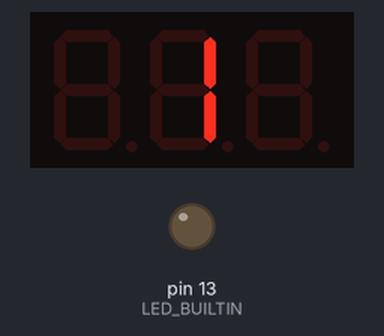
The sketch below on a simulated Arduino Uno, built with avr-gcc and run on an emulated ATmega328P. Shown: 3-digit seven-segment display, output pins drawn as LEDs (lit = HIGH). Wiring (inferred from the names in the program): 3-digit 7-segment display, segments lit when HIGH: segments pin 2, pin 3, pin 4, pin 5, pin 6, pin 7, pin 8, pin 9; digit selects pin 10, pin 11, pin 12. The segment pins are drawn as the display they are named for; pins used as bus, display or sensor lines are not drawn; what the sketch prints to the serial monitor is not drawn.

Above: at 0.1 s.
At 3.8 s:
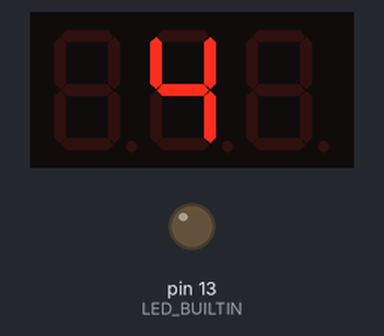
At 8.7 s:
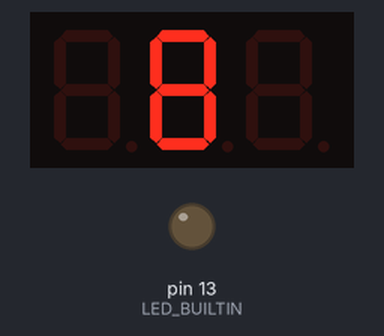
At 18.5 s:
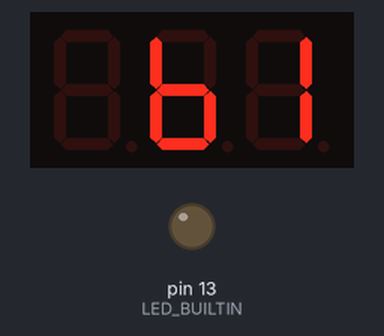
At 28.4 s:
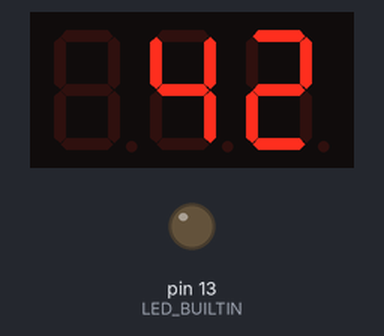
At 38.2 s:
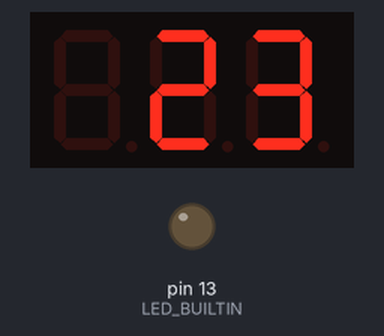

The sketch:

Arduino_Contadorv3.ino
```cpp
/*
Date: jue., 30 de septiembre de 2021 12:22
Project: programa arduino contador v3
By: Mecatronic_IN
*/

#define APAGAR_TODOS 0x44
const int led =13;
int ledState= LOW;
const int SEG_A = 2;
const int SEG_B = 3;
const int SEG_C = 4;
const int SEG_D = 5;
const int SEG_E = 6;
const int SEG_F = 7;
const int SEG_G = 8;
const int SEG_P = 9;
const int DISPLAYU= 10 ;
const int DISPLAYD= 12;
const int DISPLAYC= 11;


void setup() {
  // initialize digital pin LED_BUILTIN as an output.
  pinMode(LED_BUILTIN, OUTPUT);
  pinMode(SEG_A, OUTPUT);
  pinMode(SEG_B, OUTPUT);
  pinMode(SEG_C, OUTPUT);
  pinMode(SEG_D, OUTPUT);
  pinMode(SEG_E, OUTPUT);
  pinMode(SEG_F, OUTPUT);
  pinMode(SEG_G, OUTPUT);
  pinMode(SEG_P, OUTPUT);
   pinMode(DISPLAYU, OUTPUT);
   pinMode(DISPLAYD, OUTPUT);
   pinMode(DISPLAYC, OUTPUT);

  Serial.begin(9600);
}//FIN SETUP------------------------------------------


#define  init 0;
char a[3];
int i=init;
void loop() {
char j;

   if(i++>999)
        i=init;
   convUDC2(i,&a[0]);
   convertZeros(&a[0]);
  Serial.print(a[0]);Serial.print(" ");
  Serial.print(a[1]);Serial.print(" ");
  Serial.print(a[2]);Serial.print(" ");
  Serial.print(i,DEC);Serial.println(" ");

  for(j=0;j<50;j++){
    Encender_display(1,a[0]+'0');delay(8);
    Encender_display(2,a[1]+'0');delay(8);
    Encender_display(3,a[2]+'0');delay(8);}
  display1(APAGAR_TODOS);
  delay(20);


}//FIN LLOOOP-----------------------------------------------

void convertZeros(char *a){
    if(*a=='0'){
         *a=0;
         if(*(a+1)=='0'){
              *(a+1)=0;
              return;}
         else return;}
    else return;

  }//fin  convert Zeros-----------------------------------


int centena(int n,int x,char *a){
   if(x==0){
       *a='0';
       return 0;}
   if(n>(x*100-1)){
       *a=x+'0';
       return (x*100);}
   else{centena(n,x-1,a);}
}//fin centena recursiva-----------------------------------------

void convUDC2(int n,char *a){
int n1,i,j,b;
char aa,bb;
      b=centena(n,9,a);
      n1=n-b;
      if(n1==0){
         *(a+1)='0';
         *(a+2)='0';
         return;}
      if(n1<10){
          if(*a=='0')
              *(a+1)='0';
              *(a+2)=n1+'0';}
      else{ for(i=10,j='1';i<=90;i+=10,j++){
                  if((n1-i)<10)
                        break;}
            *(a+1)=j;
            n1=n1-i;
            *(a+2)=n1+'0';}
  }//fin conversor de Unidd decena y centena version 2


//para convertir Unidad-decena-centena
void convUDC(int n,char *a){
  //const int b[10]={10,20,30,40,50,60,70,80,90};
int b,n1,i,j;

 if(n>499){
    *a='5';
     b=500;}
 else{
    if(n>399){
        *a='4';
        b=400;  }
    else{if(n>299){
         *a='3';
          b=300;}
        else{ if(n>199){
                 *a='2';
                  b=200;}
              else {if(n>99){
                     *a='1';
                     b=100;   }
                    else{ *a='0';
                          b=0; }} }}}

      n1=n-b;
      if(n1<10){
          if(*a=='0')
              *(a+1)='0';
              *(a+2)=n1+'0';}
      else{ for(i=10,j='1';i<=90;i+=10,j++){
                  if((n1-i)<10)
                        break;}
            *(a+1)=j;
            n1=n1-i;
            *(a+2)=n1+'0';}

}//fin  convUDC----------------------------------------


void Encender_display(int d,char n){
  if(n==0){
     numero(0xFF);//que no prenda nada
     display1(d);}
  else{n-=0x30;//'0'
       numero(n);
       display1(d);}
} //fin encender display-----------------------------------


void display1(int d){
  switch(d){
    case 1:  digitalWrite(DISPLAYU, LOW);
             digitalWrite(DISPLAYD, HIGH);
             digitalWrite(DISPLAYC, HIGH);

             break;
    case 2:  digitalWrite(DISPLAYU, HIGH);
             digitalWrite(DISPLAYD, LOW );
             digitalWrite(DISPLAYC, HIGH);

             break;
    case 3:  digitalWrite(DISPLAYU, HIGH);
             digitalWrite(DISPLAYD, HIGH);
             digitalWrite(DISPLAYC, LOW);
             break;
    default: digitalWrite(DISPLAYU, HIGH);
             digitalWrite(DISPLAYD, HIGH);
             digitalWrite(DISPLAYC, HIGH);
             break;}
}//fin  --- display1---------------------------


void numero(char n){
//  Serial.print("num:");Serial.println(n,HEX);
  switch(n){
    case '0': digitalWrite(SEG_A, HIGH);
            digitalWrite(SEG_B, HIGH);
            digitalWrite(SEG_C, HIGH);
            digitalWrite(SEG_D, HIGH);
            digitalWrite(SEG_E, HIGH);
            digitalWrite(SEG_F, HIGH);
            digitalWrite(SEG_G, LOW);
            digitalWrite(SEG_P, LOW);
            break;
    case '8': digitalWrite(SEG_A, HIGH);
            digitalWrite(SEG_B, HIGH);
            digitalWrite(SEG_C, HIGH);
            digitalWrite(SEG_D, HIGH);
            digitalWrite(SEG_E, HIGH);
            digitalWrite(SEG_F, HIGH);
            digitalWrite(SEG_G, HIGH);
            digitalWrite(SEG_P, LOW);
            break;
    case '1': digitalWrite(SEG_A, LOW);
            digitalWrite(SEG_B, HIGH);
            digitalWrite(SEG_C, HIGH);
            digitalWrite(SEG_D, LOW);
            digitalWrite(SEG_E, LOW);
            digitalWrite(SEG_F, LOW);
            digitalWrite(SEG_G, LOW);
            digitalWrite(SEG_P, LOW);
            break;
    case '2': digitalWrite(SEG_A, HIGH);
            digitalWrite(SEG_B, HIGH);
            digitalWrite(SEG_C, LOW);
            digitalWrite(SEG_D, HIGH);
            digitalWrite(SEG_E, HIGH);
            digitalWrite(SEG_F, LOW);
            digitalWrite(SEG_G, HIGH);
            digitalWrite(SEG_P, LOW);
            break;
   case '3': digitalWrite(SEG_A, HIGH);
            digitalWrite(SEG_B, HIGH);
            digitalWrite(SEG_C, HIGH);
            digitalWrite(SEG_D, HIGH);
            digitalWrite(SEG_E, LOW);
            digitalWrite(SEG_F, LOW);
            digitalWrite(SEG_G, HIGH);
            digitalWrite(SEG_P, LOW);
            break;
   case '4': digitalWrite(SEG_A, LOW);
            digitalWrite(SEG_B, HIGH);
            digitalWrite(SEG_C, HIGH);
            digitalWrite(SEG_D, LOW);
            digitalWrite(SEG_E, LOW);
            digitalWrite(SEG_F, HIGH);
            digitalWrite(SEG_G, HIGH);
            digitalWrite(SEG_P, LOW);
            break;
    case '5': digitalWrite(SEG_A, HIGH);
            digitalWrite(SEG_B, LOW);
            digitalWrite(SEG_C, HIGH);
            digitalWrite(SEG_D, HIGH);
            digitalWrite(SEG_E, LOW);
            digitalWrite(SEG_F, HIGH);
            digitalWrite(SEG_G, HIGH);
            digitalWrite(SEG_P, LOW);
            break;
    case '6': digitalWrite(SEG_A, LOW);
            digitalWrite(SEG_B, LOW);
            digitalWrite(SEG_C, HIGH);
            digitalWrite(SEG_D, HIGH);
            digitalWrite(SEG_E, HIGH);
            digitalWrite(SEG_F, HIGH);
            digitalWrite(SEG_G, HIGH);
            digitalWrite(SEG_P, LOW);
            break;
    case '9': digitalWrite(SEG_A, HIGH);
            digitalWrite(SEG_B, HIGH);
            digitalWrite(SEG_C, HIGH);
            digitalWrite(SEG_D, LOW);
            digitalWrite(SEG_E, LOW);
            digitalWrite(SEG_F, HIGH);
            digitalWrite(SEG_G, HIGH);
            digitalWrite(SEG_P, LOW);
            break;
 case '7': digitalWrite(SEG_A, HIGH);
            digitalWrite(SEG_B, HIGH);
            digitalWrite(SEG_C, HIGH);
            digitalWrite(SEG_D, LOW);
            digitalWrite(SEG_E, LOW);
            digitalWrite(SEG_F, LOW);
            digitalWrite(SEG_G, LOW);
            digitalWrite(SEG_P, LOW);
            break;
    default:digitalWrite(SEG_A, LOW);
            digitalWrite(SEG_B, LOW);
            digitalWrite(SEG_C, LOW);
            digitalWrite(SEG_D, LOW);
            digitalWrite(SEG_E, LOW);
            digitalWrite(SEG_F, LOW);
            digitalWrite(SEG_G, LOW);
            digitalWrite(SEG_P, LOW);
            break;    }//fin switch--------------
} //fin numero------------------------------------ 
```

Measured:
- what the display in image 0 shows lasts 1.2 s, from 0.1 s to 1.3 s
